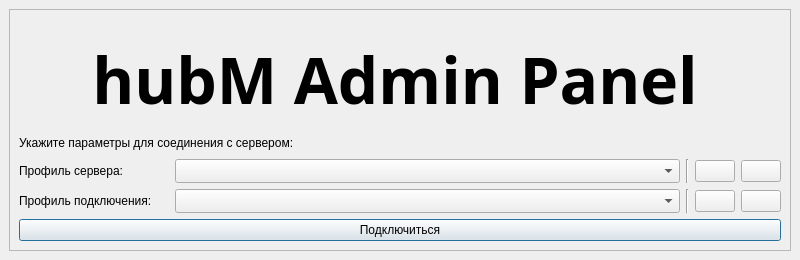
<?xml version="1.0" encoding="UTF-8"?>
<ui version="4.0">
 <class>Launch</class>
 <widget class="QMainWindow" name="Launch">
  <property name="geometry">
   <rect>
    <x>0</x>
    <y>0</y>
    <width>800</width>
    <height>260</height>
   </rect>
  </property>
  <property name="sizePolicy">
   <sizepolicy hsizetype="Fixed" vsizetype="Fixed">
    <horstretch>0</horstretch>
    <verstretch>0</verstretch>
   </sizepolicy>
  </property>
  <property name="minimumSize">
   <size>
    <width>800</width>
    <height>260</height>
   </size>
  </property>
  <property name="maximumSize">
   <size>
    <width>800</width>
    <height>260</height>
   </size>
  </property>
  <property name="windowTitle">
   <string>hubM Admin Panel Connect</string>
  </property>
  <property name="windowIcon">
   <iconset>
    <normaloff>:/res/icon_connect</normaloff>:/res/icon_connect</iconset>
  </property>
  <property name="documentMode">
   <bool>false</bool>
  </property>
  <widget class="QWidget" name="centralwidget">
   <layout class="QGridLayout" name="gridLayout">
    <item row="0" column="0">
     <widget class="QFrame" name="frame">
      <property name="frameShape">
       <enum>QFrame::Shape::StyledPanel</enum>
      </property>
      <property name="frameShadow">
       <enum>QFrame::Shadow::Raised</enum>
      </property>
      <layout class="QVBoxLayout" name="verticalLayout_4">
       <item>
        <layout class="QHBoxLayout" name="horizontalLayout">
         <item>
          <layout class="QVBoxLayout" name="verticalLayout">
           <property name="sizeConstraint">
            <enum>QLayout::SizeConstraint::SetDefaultConstraint</enum>
           </property>
           <item>
            <widget class="QFrame" name="frame_2">
             <property name="frameShape">
              <enum>QFrame::Shape::NoFrame</enum>
             </property>
             <property name="frameShadow">
              <enum>QFrame::Shadow::Raised</enum>
             </property>
             <property name="lineWidth">
              <number>0</number>
             </property>
             <widget class="QLabel" name="label_5">
              <property name="geometry">
               <rect>
                <x>0</x>
                <y>60</y>
                <width>571</width>
                <height>71</height>
               </rect>
              </property>
              <property name="sizePolicy">
               <sizepolicy hsizetype="Minimum" vsizetype="Minimum">
                <horstretch>0</horstretch>
                <verstretch>0</verstretch>
               </sizepolicy>
              </property>
              <property name="text">
               <string>&lt;html&gt;&lt;head/&gt;&lt;body&gt;&lt;p&gt;Укажите параметры для соединения с сервером:&lt;/p&gt;&lt;/body&gt;&lt;/html&gt;</string>
              </property>
              <property name="textFormat">
               <enum>Qt::TextFormat::RichText</enum>
              </property>
              <property name="scaledContents">
               <bool>false</bool>
              </property>
              <property name="alignment">
               <set>Qt::AlignmentFlag::AlignBottom|Qt::AlignmentFlag::AlignLeading|Qt::AlignmentFlag::AlignLeft</set>
              </property>
             </widget>
             <widget class="QLabel" name="label_9">
              <property name="geometry">
               <rect>
                <x>60</x>
                <y>0</y>
                <width>632</width>
                <height>121</height>
               </rect>
              </property>
              <property name="sizePolicy">
               <sizepolicy hsizetype="Expanding" vsizetype="Expanding">
                <horstretch>0</horstretch>
                <verstretch>0</verstretch>
               </sizepolicy>
              </property>
              <property name="font">
               <font>
                <family>Britannic</family>
                <pointsize>14</pointsize>
                <bold>true</bold>
               </font>
              </property>
              <property name="text">
               <string>&lt;html&gt;&lt;head/&gt;&lt;body&gt;&lt;p&gt;&lt;span style=&quot; font-size:48pt;&quot;&gt;hubM Admin Panel&lt;/span&gt;&lt;/p&gt;&lt;/body&gt;&lt;/html&gt;</string>
              </property>
              <property name="textFormat">
               <enum>Qt::TextFormat::MarkdownText</enum>
              </property>
              <property name="scaledContents">
               <bool>false</bool>
              </property>
              <property name="alignment">
               <set>Qt::AlignmentFlag::AlignCenter</set>
              </property>
             </widget>
             <widget class="QLabel" name="label">
              <property name="geometry">
               <rect>
                <x>670</x>
                <y>50</y>
                <width>71</width>
                <height>71</height>
               </rect>
              </property>
              <property name="maximumSize">
               <size>
                <width>120</width>
                <height>120</height>
               </size>
              </property>
              <property name="pixmap">
               <pixmap resource="resources.qrc">:/res/image/hub_fill.png</pixmap>
              </property>
              <property name="scaledContents">
               <bool>true</bool>
              </property>
              <property name="wordWrap">
               <bool>false</bool>
              </property>
              <property name="openExternalLinks">
               <bool>false</bool>
              </property>
             </widget>
            </widget>
           </item>
          </layout>
         </item>
        </layout>
       </item>
       <item>
        <layout class="QVBoxLayout" name="verticalLayout_5">
         <item>
          <layout class="QVBoxLayout" name="verticalLayout_6">
           <item>
            <layout class="QHBoxLayout" name="horizontalLayout_3">
             <item>
              <widget class="QLabel" name="label_6">
               <property name="minimumSize">
                <size>
                 <width>150</width>
                 <height>0</height>
                </size>
               </property>
               <property name="text">
                <string>Профиль сервера:</string>
               </property>
              </widget>
             </item>
             <item>
              <widget class="QComboBox" name="cb_servers">
               <property name="sizePolicy">
                <sizepolicy hsizetype="MinimumExpanding" vsizetype="Fixed">
                 <horstretch>0</horstretch>
                 <verstretch>0</verstretch>
                </sizepolicy>
               </property>
               <property name="maxVisibleItems">
                <number>15</number>
               </property>
               <property name="maxCount">
                <number>15</number>
               </property>
               <property name="sizeAdjustPolicy">
                <enum>QComboBox::SizeAdjustPolicy::AdjustToMinimumContentsLengthWithIcon</enum>
               </property>
              </widget>
             </item>
             <item>
              <widget class="Line" name="line_2">
               <property name="orientation">
                <enum>Qt::Orientation::Vertical</enum>
               </property>
              </widget>
             </item>
             <item>
              <widget class="QPushButton" name="btn_server_new">
               <property name="text">
                <string/>
               </property>
               <property name="icon">
                <iconset theme="folder-new"/>
               </property>
              </widget>
             </item>
             <item>
              <widget class="QPushButton" name="btn_server_delete">
               <property name="text">
                <string/>
               </property>
               <property name="icon">
                <iconset theme="edit-delete"/>
               </property>
              </widget>
             </item>
            </layout>
           </item>
           <item>
            <layout class="QHBoxLayout" name="horizontalLayout_4">
             <item>
              <widget class="QLabel" name="label_8">
               <property name="minimumSize">
                <size>
                 <width>150</width>
                 <height>0</height>
                </size>
               </property>
               <property name="text">
                <string>Профиль подключения:</string>
               </property>
              </widget>
             </item>
             <item>
              <widget class="QComboBox" name="cb_creds">
               <property name="sizePolicy">
                <sizepolicy hsizetype="MinimumExpanding" vsizetype="Fixed">
                 <horstretch>0</horstretch>
                 <verstretch>0</verstretch>
                </sizepolicy>
               </property>
               <property name="maxVisibleItems">
                <number>15</number>
               </property>
               <property name="maxCount">
                <number>15</number>
               </property>
               <property name="sizeAdjustPolicy">
                <enum>QComboBox::SizeAdjustPolicy::AdjustToMinimumContentsLengthWithIcon</enum>
               </property>
              </widget>
             </item>
             <item>
              <widget class="Line" name="line">
               <property name="orientation">
                <enum>Qt::Orientation::Vertical</enum>
               </property>
              </widget>
             </item>
             <item>
              <widget class="QPushButton" name="btn_creds_new">
               <property name="text">
                <string/>
               </property>
               <property name="icon">
                <iconset theme="contact-new"/>
               </property>
              </widget>
             </item>
             <item>
              <widget class="QPushButton" name="btn_creds_delete">
               <property name="text">
                <string/>
               </property>
               <property name="icon">
                <iconset theme="edit-delete"/>
               </property>
              </widget>
             </item>
            </layout>
           </item>
          </layout>
         </item>
         <item>
          <widget class="QPushButton" name="btn_connect">
           <property name="text">
            <string>Подключиться</string>
           </property>
           <property name="checkable">
            <bool>false</bool>
           </property>
           <property name="autoDefault">
            <bool>true</bool>
           </property>
           <property name="default">
            <bool>true</bool>
           </property>
          </widget>
         </item>
        </layout>
       </item>
      </layout>
     </widget>
    </item>
   </layout>
  </widget>
 </widget>
 <tabstops>
  <tabstop>btn_connect</tabstop>
  <tabstop>cb_creds</tabstop>
  <tabstop>btn_creds_new</tabstop>
  <tabstop>btn_creds_delete</tabstop>
 </tabstops>
 <resources>
  <include location="resources.qrc"/>
 </resources>
 <connections/>
</ui>
